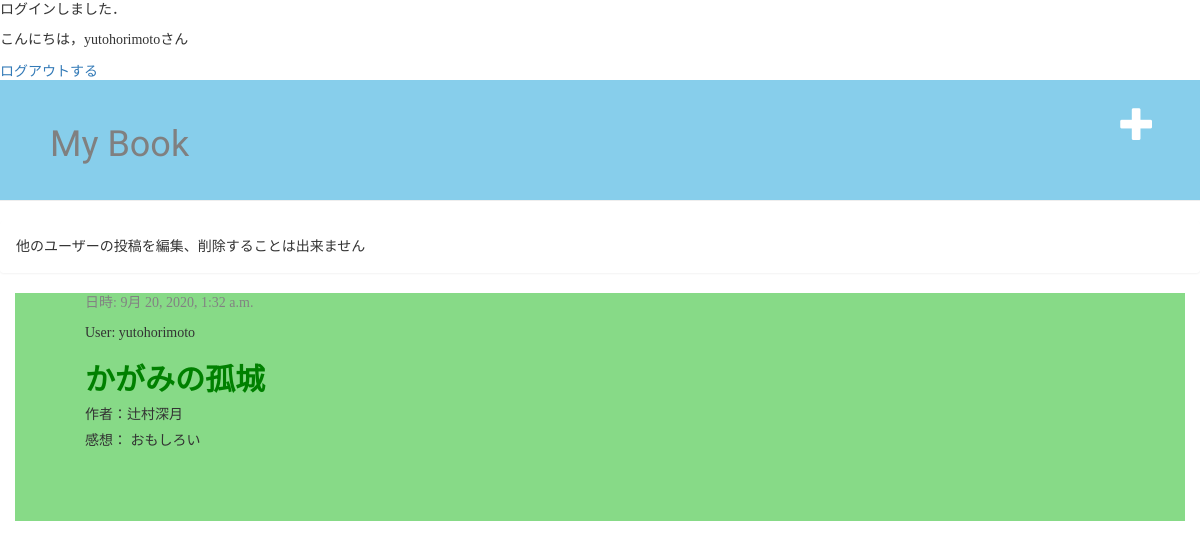
Page / (signed in) on the earlier database version.
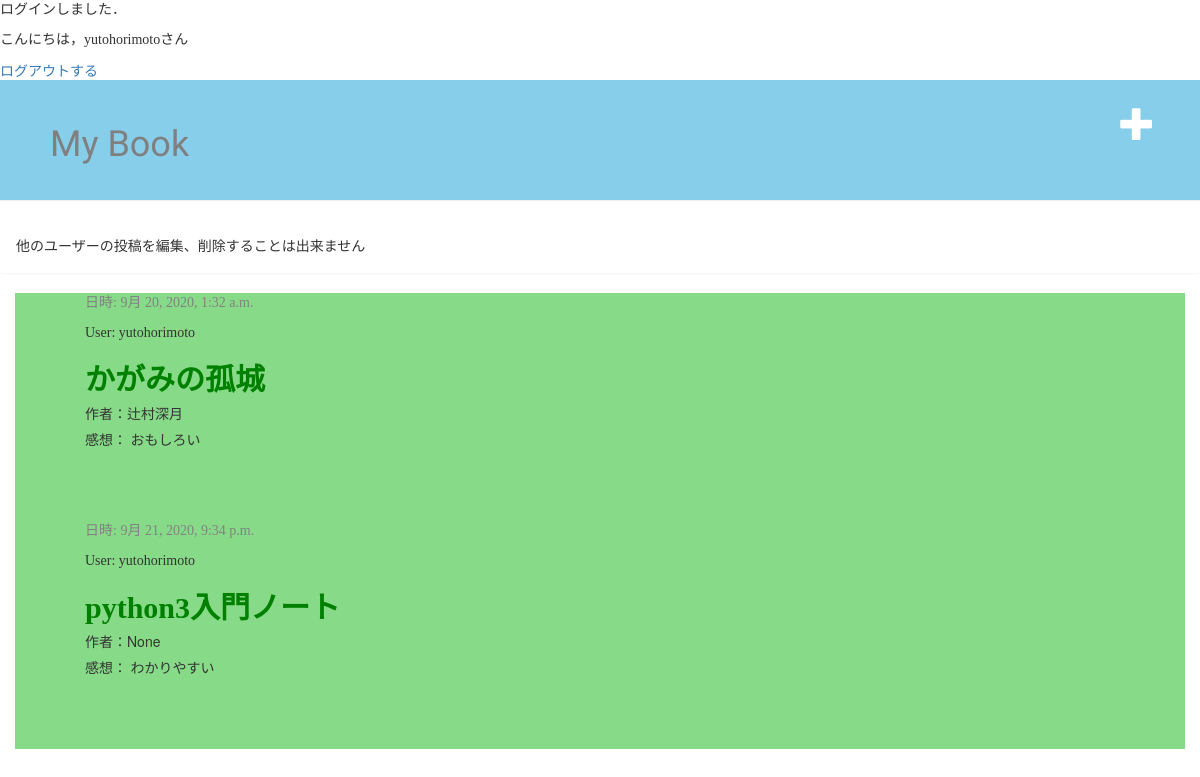
Same page on the later database version.
### mybook/models.py (models this page shows, shortened)
class Post(models.Model):
    author = models.ForeignKey(settings.AUTH_USER_MODEL, on_delete=models.CASCADE)
    book_title = models.CharField(max_length=50)
    book_author = models.CharField(max_length=20,blank=True, null=True)
    book_label = models.IntegerField(choices=label_choices,blank=True, null=True)
    book_int = models.CharField(max_length=200,blank=True, null=True)
    text = models.TextField()
    created_date = models.DateTimeField(default=timezone.now)
    published_date = models.DateTimeField(blank=True, null=True)

### mybook/views.py (the view)
# urls.py: path('', views.post_list, name='post_list'),
@login_required
def post_list(request):
    posts = Post.objects.filter(published_date__lte=timezone.now()).order_by('published_date')
    return render(request, 'mybook/post_list.html', {'posts':posts})

### mybook/templates/mybook/post_list.html
{% extends 'mybook/base.html' %}
{% block content %}
        {% for post in posts %}
            <div class="post">
                <div class="date">
                    <p>日時: {{ post.published_date }}</p>
                </div>
                <p>User: {{ post.author}}</p>
                <h2><a href="{% url 'post_detail' pk=post.pk %}">{{ post.book_title }}</a></h2>
                <h5>作者：{{post.book_author}}</h5>
                <p>感想： {{ post.text|linebreaksbr }}</p>
            </div>
        {% endfor %}
{% endblock %}

Differences in the rows shown:
added Post: published_date "9月 21, 2020, 9:34 p.m.", author "yutohorimoto", book_title "python3入門ノート", book_author "None", text "わかりやすい"
